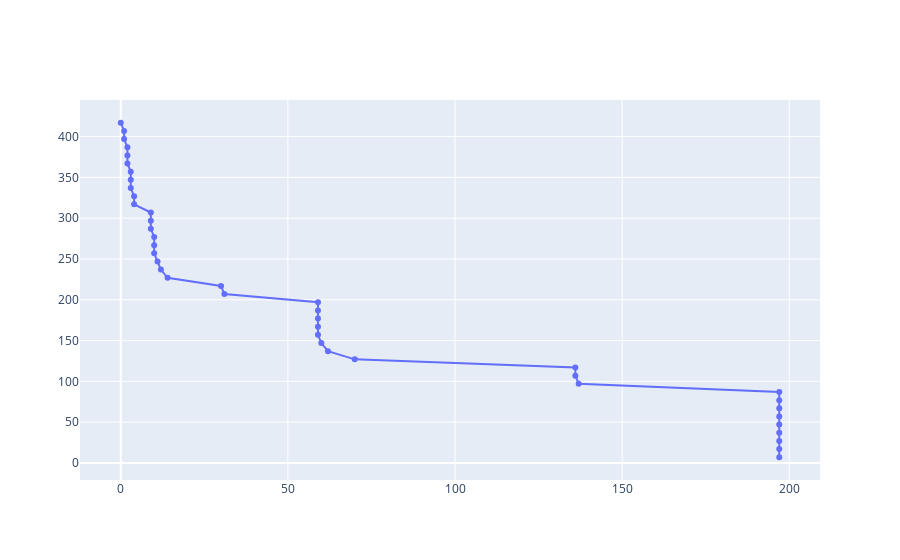

The cell this chart's notebook holds for it:
### Code cell
fig = go.Figure()

fig.add_trace(go.Scatter(
    y=df["Leistung"],
    x=df["Maximale Zeit"],
    mode='lines+markers',
    name='Power Curve'
))

### Figure 1 — Plotly figure (JSON) as saved in the notebook; plotly's stock layout.template omitted (floating-point values rounded to 4 significant figures)
{"data": [{"mode": "lines+markers", "name": "Power Curve", "type": "scatter", "x": [0, 1, 1, 2, 2, 2, 3, 3, 3, 4, 4, 9, 9, 9, 10, 10, 10, 11, 12, 14, 30, 31, 59, 59, 59, 59, 59, 60, 62, 70, 136, 136, 137, 197, 197, 197, 197, 197, 197, 197, 197, 197], "y": [417, 407, 397, 387, 377, 367, 357, 347, 337, 327, 317, 307, 297, 287, 277, 267, 257, 247, 237, 227, 217, 207, 197, 187, 177, 167, 157, 147, 137, 127, 117, 107, 97, 87, 77, 67, 57, 47, 37, 27, 17, 7]}], "layout": {}}
